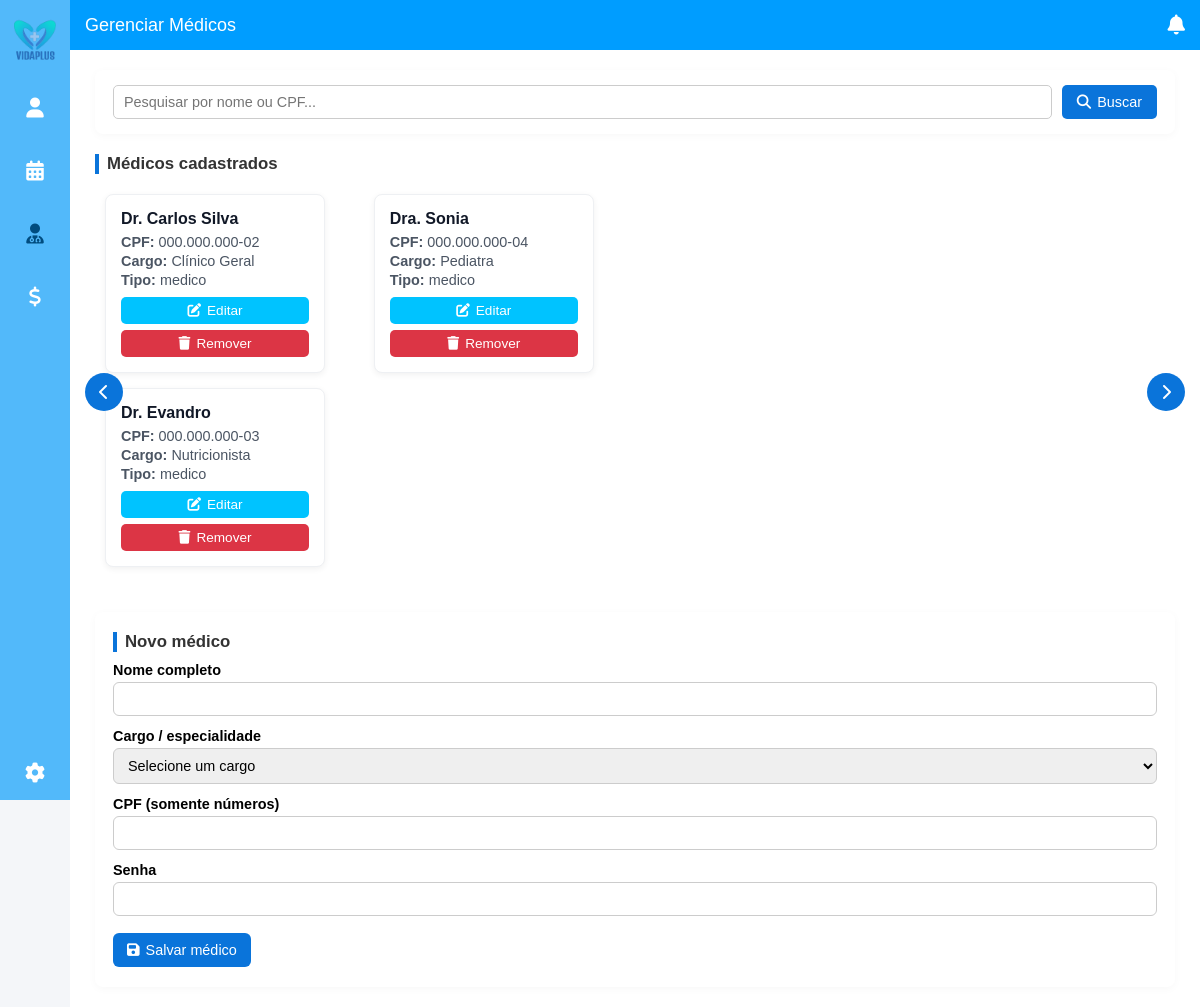
/medicosadmin, run on the app's committed database.
### tables this page shows
CREATE TABLE usuarios (
            id    INTEGER PRIMARY KEY AUTOINCREMENT,
            CPF   TEXT UNIQUE NOT NULL,
            nome  TEXT NOT NULL,
            senha TEXT NOT NULL,
            tipo  TEXT NOT NULL,  -- admin, medico, paciente
            cargo TEXT            -- especialidade do médico (ou NULL)
        );

### app.py (the view, shortened to what this page needs)
@app.route("/medicosadmin")
def medicosadmin():
    db = get_db()
    busca = (request.args.get("busca") or "").strip().lower()
    cur = db.execute(
        "SELECT CPF, nome, tipo, cargo FROM usuarios WHERE tipo = ?",
        (TIPO_MEDICO,),
    )
    usuarios = [dict(r) for r in cur.fetchall()]
    for u in usuarios:
        u["CPF"] = formatar_cpf(u.get("CPF", ""))
        u["nome"] = (u.get("nome") or "").title()
    return render_template("medicosadmin.html", usuarios=usuarios)

### app.py (called while the page is built)
def get_db():
    if "db" not in g:
        g.db = sqlite3.connect(DATABASE)
        g.db.row_factory = sqlite3.Row
    return g.db

def normalizar_cpf(cpf: str) -> str:
    return "".join(filter(str.isdigit, cpf or ""))

def formatar_cpf(cpf: str) -> str:
    cpf_limpo = normalizar_cpf(cpf)
    if len(cpf_limpo) == 11:
        return f"{cpf_limpo[:3]}.{cpf_limpo[3:6]}.{cpf_limpo[6:9]}-{cpf_limpo[9:]}"
    return cpf or ""

### templates/medicosadmin.html (shortened to what this page needs)
<!DOCTYPE html>
<html lang="pt-BR">
<head>
  <link rel="stylesheet" href="{{ url_for('static', filename='styledash.css') }}">
  <link rel="stylesheet" href="https://cdnjs.cloudflare.com/ajax/libs/font-awesome/6.4.0/css/all.min.css">
</head>
<body>
  <aside class="sidebar">
    <div class="logo">
      <img src="{{ url_for('static', filename='img/logo.png') }}" alt="Logo VidaPlus">
    </div>
    <nav class="menu">
      <a href="{{ url_for('clientesadmin') }}"><i class="fas fa-user"></i></a>
      <a href="{{ url_for('agendaadmin') }}"><i class="fas fa-calendar-alt"></i></a>
      <a href="{{ url_for('medicosadmin') }}" class="active"><i class="fas fa-user-md"></i></a>
      <a href="#"><i class="fas fa-dollar-sign"></i></a>
      <div class="config">
        <a href="#"><i class="fas fa-cog"></i></a>
      </div>
    </nav>
  </aside>
  <main class="main-content">
    <header class="topbar">
      <h2>Gerenciar Médicos</h2>
      <div class="icons">
        <i class="fas fa-bell"></i>
      </div>
    </header>
    <section class="content">
      <div class="search-box">
        <form method="GET" action="{{ url_for('medicosadmin') }}">
          <input
            type="text"
            name="busca"
            placeholder="Pesquisar por nome ou CPF..."
            value="{{ request.args.get('busca', '') }}"
          >
          <button type="submit">
            <i class="fas fa-search"></i> Buscar
          </button>
        </form>
      </div>
      <div class="clientes-section">
        <h3>Médicos cadastrados</h3>
        <button class="scroll-btn left" type="button" onclick="scrollClientes(-1)">
          <i class="fas fa-chevron-left"></i>
        </button>
        <div class="clientes-container" id="clientesContainer">
          {% if usuarios %}
            <div class="clientes-grid">
              {% for u in usuarios %}
              <div class="cliente-card">
                <h4>{{ u.nome }}</h4>
                <p><strong>CPF:</strong> {{ u.CPF }}</p>
                <p><strong>Cargo:</strong> {{ u.cargo if u.cargo else '-' }}</p>
                <p><strong>Tipo:</strong> {{ u.tipo }}</p>
                <button
                  type="button"
                  class="btn-edit"
                  data-cpf="{{ u.CPF }}"
                  data-nome="{{ u.nome }}"
                  data-tipo="{{ u.tipo }}"
                  data-cargo="{{ u.cargo if u.cargo else '' }}"
                  onclick="abrirEdicaoFromButton(this)"
                >
                  <i class="fas fa-edit"></i> Editar
                </button>
                <form
                  action="{{ url_for('remover_medico') }}"
                  method="POST"
                  onsubmit="return confirm('Deseja remover este médico?')"
                >
                  <button type="submit" class="btn-remove">
                    <i class="fas fa-trash"></i> Remover
                  </button>
                </form>
              </div>
              {% endfor %}
            </div>
          {% else %}
            <p>Nenhum médico encontrado.</p>
          {% endif %}
        </div>
        <button class="scroll-btn right" type="button" onclick="scrollClientes(1)">
          <i class="fas fa-chevron-right"></i>
        </button>
      </div>
      <div class="new-client">
        <h3>Novo médico</h3>
        <form action="{{ url_for('novo_medico') }}" method="POST">
          <div class="field-group">
            <label for="nome_medico">Nome completo</label>
            <input type="text" id="nome_medico" name="nome" required>
          </div>
          <div class="field-group">
            <label for="cargo_medico">Cargo / especialidade</label>
            <select id="cargo_medico" name="cargo" required>
              <option value="">Selecione um cargo</option>
            </select>
          </div>
          <div class="field-group">
            <label for="cpf_medico">CPF (somente números)</label>
            <input type="text" id="cpf_medico" name="CPF" maxlength="11" required>
          </div>
          <div class="field-group">
            <label for="senha_medico">Senha</label>
            <input type="password" id="senha_medico" name="senha" required>
          </div>
          <button type="submit">
            <i class="fas fa-save"></i> Salvar médico
          </button>
        </form>
      </div>
    </section>
  </main>
</body>
</html>

### static/styledash.css (style rules this page uses)
* { margin: 0; padding: 0; box-sizing: border-box; font-family: Arial, sans-serif; }
body { display: flex; min-height: 100vh; overflow-y: auto; overflow-x: hidden; background-color: #f5f7fb; }
.sidebar { width: 70px; background-color: #52b9fa; display: flex; flex-direction: column; align-items: center; padding: 15px 0; position: fixed; top: 0; left: 0; height: 100vh; z-index: 100; }
.sidebar .logo { margin-bottom: 18px; }
.sidebar .logo img { width: 50px; height: auto; }
.sidebar .menu { display: flex; flex-direction: column; align-items: center; gap: 20px; justify-content: space-between; height: 100%; }
.sidebar .config { margin-top: auto; }
.sidebar .menu a, .sidebar .config a { color: #fff; font-size: 20px; margin: 10px 0; transition: color 0.2s, transform 0.1s; }
.sidebar .menu a.active { color: #004c7f; }
.main-content { flex: 1; display: flex; flex-direction: column; background-color: #ffffff; overflow-y: auto; margin-left: 70px; }
.topbar { height: 50px; background-color: #009dff; display: flex; align-items: center; justify-content: space-between; padding: 0 15px; color: #fff; }
.topbar h2 { font-size: 18px; font-weight: normal; }
.icons i { color: white; font-size: 20px; cursor: pointer; }
.content { flex: 1; padding: 30px 40px; background-color: #ffffff; }
.content p { font-size: 15px; color: #555; }

### templates/medicosadmin.html (style rules this page uses)
body { background-color: #f4f6f9; font-family: Arial, sans-serif; }
.content { padding: 20px 25px; }
.search-box { margin-bottom: 20px; background: #fff; padding: 15px 18px; border-radius: 8px; box-shadow: 0 2px 8px rgba(0,0,0,0.03); }
.search-box form { display: flex; gap: 10px; flex-wrap: wrap; }
.search-box input { flex: 1; min-width: 220px; padding: 8px 10px; border: 1px solid #ccc; border-radius: 5px; font-size: 0.9rem; }
.search-box button { padding: 8px 15px; border: none; background-color: #0a74da; color: white; border-radius: 5px; cursor: pointer; font-size: 0.9rem; display: inline-flex; align-items: center; gap: 6px; }
.clientes-section { position: relative; margin-top: 10px; margin-bottom: 25px; }
.clientes-section h3 { margin-bottom: 10px; color: #333; border-left: 4px solid #0a74da; padding-left: 8px; font-size: 1.05rem; }
.scroll-btn { background-color: #0a74da; color: white; border: none; border-radius: 50%; width: 38px; height: 38px; cursor: pointer; font-size: 16px; position: absolute; top: 55%; transform: translateY(-50%); z-index: 2; transition: background 0.2s; display: flex; align-items: center; justify-content: center; }
.scroll-btn.left { left: -10px; }
.scroll-btn.right { right: -10px; }
.clientes-container { overflow-x: hidden; padding-bottom: 10px; margin-top: 10px; width: 100%; }
.clientes-grid { display: grid; grid-template-columns: repeat(auto-fill, minmax(220px, 1fr)); grid-template-rows: repeat(2, 1fr); grid-auto-flow: column; gap: 15px; overflow-x: auto; scroll-behavior: smooth; padding: 10px; }
.cliente-card { background: white; border-radius: 8px; padding: 15px; box-shadow: 0 2px 6px rgba(0,0,0,0.06); width: 220px; text-align: left; transition: transform 0.15s; border: 1px solid #eef0f3; }
.cliente-card h4 { margin: 0 0 6px; font-size: 1rem; color: #111827; }
.cliente-card p { margin: 3px 0; font-size: 0.9rem; color: #4b5563; }
.btn-edit, .btn-remove { border: none; border-radius: 5px; padding: 6px 10px; cursor: pointer; font-size: 0.85rem; margin-top: 6px; width: 100%; display: inline-flex; align-items: center; justify-content: center; gap: 6px; transition: background-color 0.18s; }
.btn-edit { background-color: rgb(0, 195, 255); color: white; }
.btn-remove { background-color: #dc3545; color: white; }
.new-client { margin-top: 10px; background-color: #fff; padding: 20px 18px; border-radius: 8px; box-shadow: 0 2px 8px rgba(0,0,0,0.03); }
.new-client h3 { margin: 0 0 10px; color: #333; border-left: 4px solid #0a74da; padding-left: 8px; font-size: 1.05rem; }
.new-client .field-group { margin-bottom: 12px; }
.new-client label { font-size: 0.9rem; font-weight: 600; margin-bottom: 4px; display: block; }
.new-client input, .new-client select { width: 100%; padding: 8px 10px; border-radius: 6px; border: 1px solid #ccc; box-sizing: border-box; font-size: 0.9rem; }
.new-client button { margin-top: 5px; background-color: #0a74da; color: white; border: none; border-radius: 6px; padding: 9px 14px; cursor: pointer; font-size: 0.9rem; display: inline-flex; align-items: center; gap: 6px; }

### data on the page
usuarios: nome "Dr. Carlos Silva", CPF "000.000.000-02", cargo "Clínico Geral", tipo "medico"
usuarios: nome "Dr. Evandro", CPF "000.000.000-03", cargo "Nutricionista", tipo "medico"
usuarios: nome "Dra. Sonia", CPF "000.000.000-04", cargo "Pediatra", tipo "medico"
